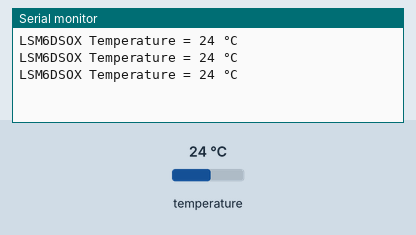
Simulated run of this program. Board: Arduino Nano RP2040 Connect. Shown: the last lines printed to the serial monitor. The test bench sets the inputs (shaded band); at power-on: temperature 24 °C.

Above: at 1.8 s.
1.9 s: temperature set to 41 °C
At 2.11 s:
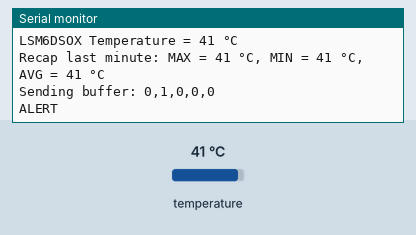
3.5 s: temperature set to 12 °C
At 6.0 s:
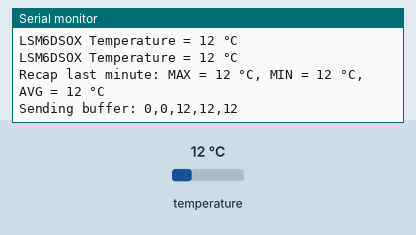
Timing chart, 0 to 7.5 s (numbered marks = the images above; inputs shaded):
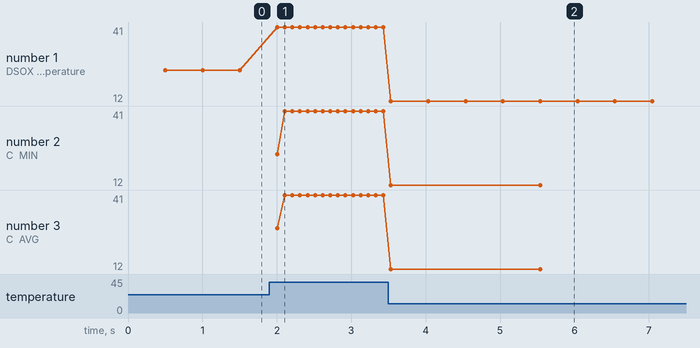

The program:

main.cpp
```cpp
#include <Arduino_LSM6DSOX.h>
#include "message.h"

#define LINE_ID 0
#define MAX_TMP 40
#define TA_MS 2000

enum state_enum
{
  NORMAL,
  ALERT,
  FAULT,
  DEBUG
};

void normal();
void alert();
void fault();
void debug();

void retrieve_temperature();
void send_message(state_enum state);
void reset_temperature();

state_enum state;
unsigned long delay_ms, delay_sum_ms;
int max_t, min_t, avg_t, sum, n_temperature;

void setup()
{
  Serial1.begin(9600);
  while (!Serial1)
    ;
  // put your setup code here, to run once:
  if (!IMU.begin())
  {
    Serial.println("Failed to initialize IMU!");
    while (1)
      ;
  }
  reset_temperature();
  delay_ms = 500;
  state = NORMAL;
  if (state == DEBUG)
    pinMode(LED_BUILTIN, OUTPUT);
}

void loop()
{
  switch (state)
  {
  case DEBUG:
    debug();
    break;
  case NORMAL:
    normal();
    break;
  case ALERT:
    alert();
    break;
  default:
    fault();
    break;
  }
}

void normal()
{
  // put your main code here, to run repeatedly:
  delay_ms = 500;
  delay(delay_ms);
  retrieve_temperature();
  delay_sum_ms += delay_ms;
  if (delay_sum_ms >= TA_MS)
  {
    send_message(state);
    reset_temperature();
  }
  // "id,status,max,min,avg" id = index 0, status index 2, max index 4-5, min index 7-8, avg index 10-11-12-13-14;
}

void retrieve_temperature()
{
  if (IMU.temperatureAvailable())
  {
    int temperature_deg = 0;
    IMU.readTemperature(temperature_deg);

    Serial.print("LSM6DSOX Temperature = ");
    Serial.print(temperature_deg);
    Serial.println(" °C");

    if (temperature_deg > MAX_TMP)
    {
      state = ALERT;
    }
    else
    {
      state = NORMAL;
    }
    n_temperature++;
    sum += temperature_deg;
    if (temperature_deg > max_t)
      max_t = temperature_deg;
    if (temperature_deg < min_t)
      min_t = temperature_deg;
  }
}

void send_message(state_enum state)
{
  avg_t = sum / n_temperature;

  SerialUSB.print("Recap last minute: MAX = ");
  SerialUSB.print(max_t);
  SerialUSB.print(" °C");
  SerialUSB.print(", MIN = ");
  SerialUSB.print(min_t);
  SerialUSB.print(" °C");
  SerialUSB.print(", AVG = ");
  SerialUSB.print(avg_t);
  SerialUSB.println(" °C");

  char buffer[15];
  switch (state)
  {
  case NORMAL:
    sprintf(buffer, "%d,%d,%d,%d,%d", LINE_ID, state, max_t, min_t, avg_t);
    break;
  case ALERT:
  case FAULT:
    sprintf(buffer, "%d,%d,0,0,0", LINE_ID, state);
    break;
  default:
    return;
  }

  SerialUSB.print("Sending buffer: ");
  SerialUSB.println(buffer);

  Serial1.write(buffer);
}

void reset_temperature()
{
  max_t = -100;
  min_t = 100;
  sum = 0;
  n_temperature = 0;
  delay_sum_ms = 0;
}

void alert()
{
  delay_ms = 100;
  delay(delay_ms);
  retrieve_temperature();
  send_message(state);
  reset_temperature();

  Serial.println("ALERT");
}

void fault()
{
  send_message(state);
  while (1)
    ; // line shut_down
}

void debug()
{
  digitalWrite(LED_BUILTIN, HIGH); // turn the LED on (HIGH is the voltage level)
  delay(1000);                     // wait for a second
  digitalWrite(LED_BUILTIN, LOW);  // turn the LED off by making the voltage LOW
  delay(1000);                     // wait for a second
}
```

message.h
```cpp
#pragma once
#include <stdint.h>

typedef struct {
  uint8_t   id;
  uint8_t   status;
  bool      do_continue_reading;
  int       max_temp;
  int       min_temp;
  float     avg_temp;
} message_t;


// "id,status,max,min,avg" id = index 0, status index 2, max index 4-5, min index 7-8, avg index 10-11-12-13-14;
```

Measured:
- after the input at 1.9 s, the serial monitor: prints a new line after 0.11 s (image 1)
- after the input at 3.5 s, the serial monitor: prints a new line at once (image 2)
- plotted number 1: 24 → 41 after the input at 1.9 s, 41 → 12 after the input at 3.5 s
- plotted number 2: 41 → 12 after the input at 3.5 s
- plotted number 3: 41 → 12 after the input at 3.5 s
